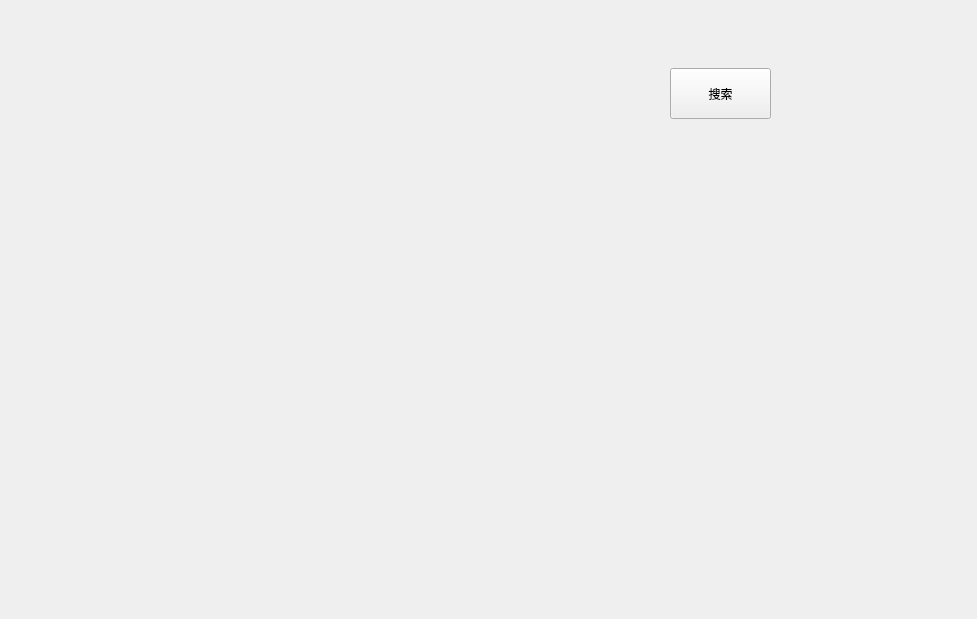
<?xml version="1.0" encoding="UTF-8"?>
<ui version="4.0">
 <class>Findpage</class>
 <widget class="QWidget" name="Findpage">
  <property name="geometry">
   <rect>
    <x>0</x>
    <y>0</y>
    <width>977</width>
    <height>619</height>
   </rect>
  </property>
  <property name="windowTitle">
   <string>Form</string>
  </property>
  <widget class="QPushButton" name="pushButton">
   <property name="geometry">
    <rect>
     <x>670</x>
     <y>68</y>
     <width>101</width>
     <height>51</height>
    </rect>
   </property>
   <property name="text">
    <string>搜索</string>
   </property>
  </widget>
 </widget>
 <resources/>
 <connections/>
</ui>
